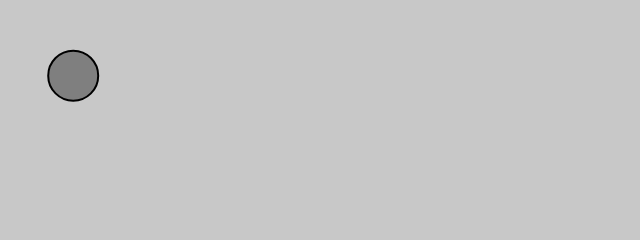
Frame 1 (no input)
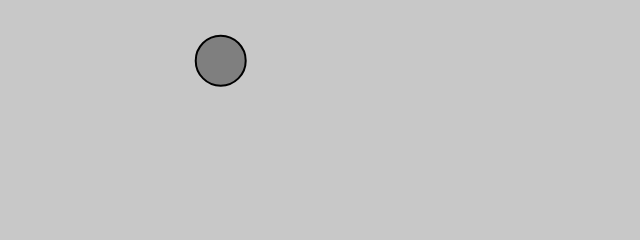
Frame 60 (no input)
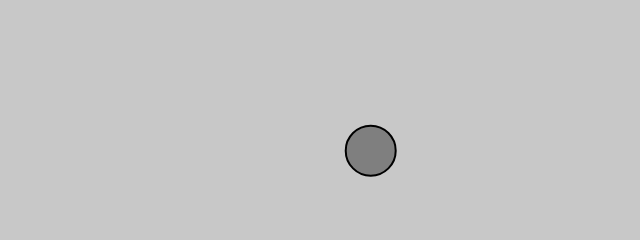
Frame 120 (the mouse pressed at the canvas centre since frame 60)

The p5.js sketch that drew these frames (run headless with seeded random() and noise() and a simulated clock; from frame 60 on, the mouse is pressed at the canvas centre):

// p5.js sketch
// ── sketch.js
// The Nature of Code
// Daniel Shiffman
// http://natureofcode.com

// Example 1-1: Bouncing Ball, no vectors
// Variables for position and speed of ball.
let position;
let speed;

function setup() {
  createCanvas(640, 240);
  background(255);

  position = createVector(x = 25, y = 25);
  console.log(position.setMag(100))
  speed = createVector(x = 2.5, y = 5);
  console.log(speed.mag())
}

function draw() {
  background(200);

  // Move the ball according to its speed.
  position.add(speed.x, speed.y)

  //{!6} Check for bouncing.
  if (position.x > width - 25 || position.x < 25) {
    speed.x *= -1;
  }
  if (position.y > height - 25 || position.y < 25) {
    speed.y *= -1;
  }

  stroke(0);
  fill(127);
  strokeWeight(2);
  //{!1} Draw the ball at the position (x,y).
  circle(position.x, position.y, 50);
}
